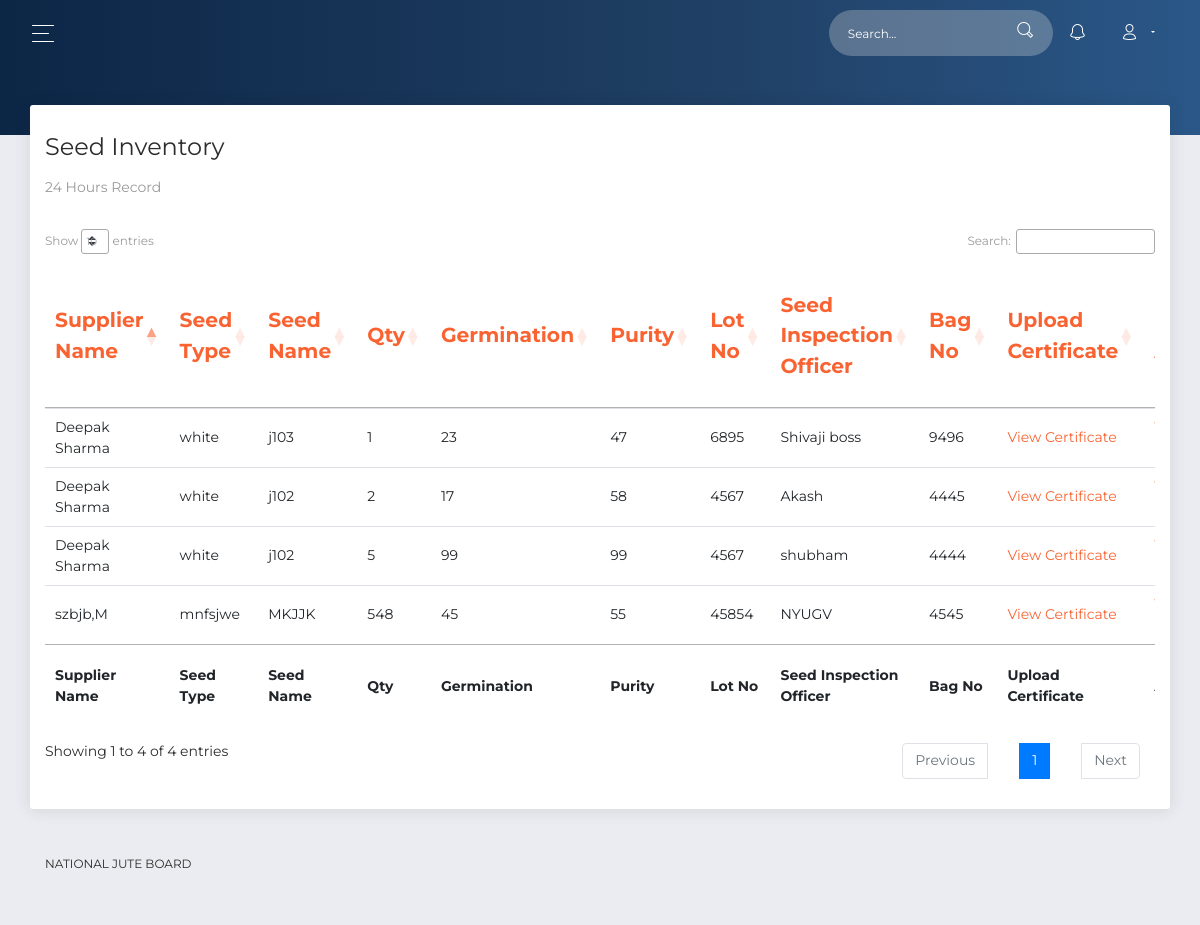
The app's page /viewseed.php (signed in) with its own data.
### tables this page shows
CREATE TABLE `inventory` (
  `iid` int(11) NOT NULL,
  `org` varchar(255) NOT NULL,
  `email` varchar(255) NOT NULL,
  `supplier` varchar(255) NOT NULL,
  `seedtype` varchar(255) NOT NULL,
  `seed` varchar(255) NOT NULL,
  `qty` float NOT NULL,
  `germination` float NOT NULL,
  `purity` float NOT NULL,
  `lot` bigint(100) NOT NULL,
  `insofficer` varchar(255) NOT NULL,
  `bag` bigint(100) NOT NULL,
  `certificate` varchar(10000) NOT NULL,
  `analysis` varchar(10000) NOT NULL,
  `created` timestamp NOT NULL DEFAULT CURRENT_TIMESTAMP ON UPDATE CURRENT_TIMESTAMP
);

### viewseed.php (the view, shortened to what this page needs)
<?php
include_once 'database.php';
if (isset($_SESSION['user'])) {
$user=$_SESSION['user'];
$result = mysqli_query($conn,"SELECT * FROM supplier where email='$user'");
 $row = mysqli_fetch_assoc($result);
  $user_type=$row['type'];
$result2 = mysqli_query($conn,"SELECT * FROM inventory where email='$user'");
if($user_type=='Official')
 {
 ?>
<!DOCTYPE html>
<html lang="en">
<head>
  <link rel="stylesheet" href="https://use.fontawesome.com/releases/v5.7.1/css/all.css">
  <link href="assets/css/bootstrap.min.css" rel="stylesheet" />
  <link href="assets/css/now-ui-dashboard.css?v=1.5.0" rel="stylesheet" />
  <link href="assets/demo/demo.css" rel="stylesheet" />
  <link rel="stylesheet" type="text/css" href="https://cdn.datatables.net/1.10.21/css/jquery.dataTables.css">
  <link rel="stylesheet" type="text/css" href="https://cdn.datatables.net/1.10.21/css/dataTables.bootstrap4.min.css">
</head>
<body class="">
  <div class="wrapper ">
    <div class="main-panel" id="main-panel">
      <nav class="navbar navbar-expand-lg navbar-transparent  bg-primary  navbar-absolute">
        <div class="container-fluid">
          <div class="navbar-wrapper">
            <div class="navbar-toggle">
              <button type="button" class="navbar-toggler">
                <span class="navbar-toggler-bar bar1"></span>
                <span class="navbar-toggler-bar bar2"></span>
                <span class="navbar-toggler-bar bar3"></span>
              </button>
            </div>
          </div>
           <?php include('action.php');?>
        </div>
      </nav>
      <div class="panel-header panel-header-sm">
      </div>
      <div class="content">
        <div class="row">
          <div class="col-md-12">
            <div class="card">
              <div class="card-header">
                <h4 class="card-title">Seed Inventory</h4>
                 <p class="card-category">24 Hours Record</p>
              </div>
              <div class="card-body " style="overflow: scroll;">
                <div class="table-responsive">
                  <table class="table" id="example" class="table table-striped table-bordered" style="width:100%">
                    <thead class=" text-primary">
                     <tr>
                      <th>Supplier Name</th>
                       <th>Seed Type</th>
                      <th>Seed Name</th>
                      <th>Qty</th>
                      <th>Germination</th>
                      <th>Purity</th>
                      <th>Lot No</th>
                      <th>Seed Inspection Officer</th>
                      <th>Bag No</th>
                      <th>Upload Certificate</th>
                      <th>Upload Seed Analysis Report</th>
                    </tr>
                  </thead>
                  <tbody>
                    <?php
                    if ($result2->num_rows > 0) {
                    while($row1 = $result2->fetch_assoc()) {
                      echo" <tr>";
                      echo"<td>".$row1['supplier']."</td>";
                       echo"<td>".$row1['seedtype']."</td>";
                       echo"<td>".$row1['seed']."</td>";
                       echo"<td>".$row1['qty']."</td>";
                       echo"<td>".$row1['germination']."</td>";
                       echo"<td>".$row1['purity']."</td>";
                       echo"<td>".$row1['lot']."</td>";
                       echo"<td>".$row1['insofficer']."</td>";
                       echo"<td>".$row1['bag']."</td>";
                      ?>
                       <td><a href="uploads/<?php echo($row1['certificate']); ?>" target="_blank" >View Certificate </a></td>
                        <td><a href="uploads/<?php echo($row1['analysis']); ?>" target="_blank" >View Analysis Report </a></td>
                       <?php
                         echo" </tr>"; }
                        }
                        ?>
                  </tbody>
                  <tfoot>
                    <tr>
                   <th>Supplier Name</th>
                    <th>Seed Type</th>
                      <th>Seed Name</th>
                      <th>Qty</th>
                      <th>Germination</th>
                      <th>Purity</th>
                      <th>Lot No</th>
                      <th>Seed Inspection Officer</th>
                      <th>Bag No</th>
                      <th>Upload Certificate</th>
                      <th>Upload Seed Analysis Report</th>
                    </tr>
                  </tfoot>
                  </table>
                </div>
              </div>
            </div>
          </div>
     <?php include('footer.php'); ?>
    </div>
  </div>
</body>
</html>
<?php
}
}
else{
  header("location: ./login.php");
}?>

### records on screen
inventory: supplier "szbjb,M", seedtype "mnfsjwe", seed "MKJJK", qty "548", germination "45", purity "55", lot "45854", insofficer "NYUGV", bag "4545"
inventory: supplier "Deepak Sharma", seedtype "white", seed "j103", qty "1", germination "23", purity "47", lot "6895", insofficer "Shivaji boss", bag "9496"
inventory: supplier "Deepak Sharma", seedtype "white", seed "j102", qty "2", germination "17", purity "58", lot "4567", insofficer "Akash", bag "4445"
inventory: supplier "Deepak Sharma", seedtype "white", seed "j102", qty "5", germination "99", purity "99", lot "4567", insofficer "shubham", bag "4444"
